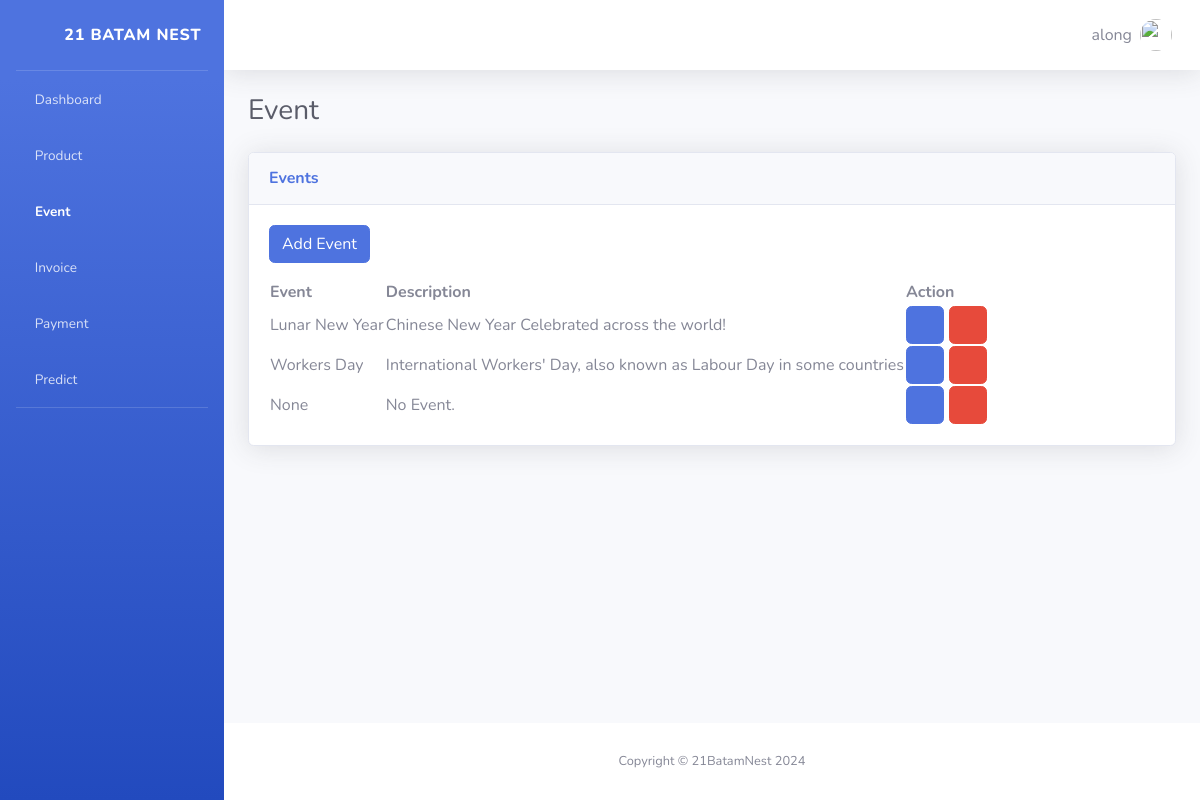
/event/ (signed in), run on the app's committed database.
### apps/models.py (models this page shows)
class Event(models.Model):
    event_name = models.CharField(max_length=100)
    description = models.TextField(max_length=300, null=True)

### apps/views.py (the view)
# urls.py: path('event/', views.event, name='event'),
def event(request: HttpRequest) -> HttpResponse:
    events = Event.objects.all()
    auth = auth_check(request)
    if auth is not None:
        return auth
    return render(request, "apps/event.html", {'event': events,})

### apps/views.py (called while the page is built)
def auth_check(request):
    if not request.user.is_authenticated:
        return redirect("login")
    return None

### apps/templates/apps/event.html (shortened to what this page needs)
<!DOCTYPE html>
<html lang="en">
  {% load static %} {% include "apps/partials/header.html" %}
  <body id="page-top">
    <div id="wrapper">
      {% include "partials/sidebar.html" %}
      <div id="content-wrapper" class="d-flex flex-column">
        <div id="content">
          {% include 'apps/partials/navbar.html' %}
          <div class="container-fluid">
            <div
              class="d-sm-flex align-items-center justify-content-between mb-4"
            >
              <h1 class="h3 mb-0 text-gray-800">Event</h1>
            </div>
            <div class="row">
              <div class="col-lg mb-4">
                <div class="card shadow mb-4">
                  <div class="card-header py-3">
                    <h6 class="m-0 font-weight-bold text-primary">Events</h6>
                  </div>
                  <div class="card-body">
                    <a href="/event/addevent" class="btn btn-primary mb-3">
                      Add Event
                    </a>
                    <div class="text">
                      <table class="" id="datatablesSimple">
                        <thead>
                          <tr>
                            <th>Event</th>
                            <th>Description</th>
                            <th>Action</th>
                          </tr>
                        </thead>
                        <tdata>
                          {% for e in event %}
                          <tr>
                            <td>{{ e.event_name }}</td>
                            <td>{{ e.description }}</td>
                            <td>
                              <a
                                href="{% url 'update_event' e.id %}"
                                class="btn btn-primary"
                              >
                                <i class="fas fa-edit"></i>
                              </a>
                              <a
                                href="{% url 'delete_event' e.id %}"
                                class="btn btn-danger"
                                onclick="return confirmation();"
                              >
                                <i class="fas fa-eraser"></i>
                              </a>
                            </td>
                          </tr>
                          {% endfor %}
                        </tdata>
                      </table>
                    </div>
                  </div>
                </div>
              </div>
            </div>
          </div>
        </div>
        {% include "apps/partials/footer.html" %}
      </div>
    </div>
  </body>
</html>

### apps/templates/apps/partials/navbar.html (shortened to what this page needs)
{% load static %}
<nav
  class="navbar navbar-expand navbar-light bg-white topbar mb-4 static-top shadow"
>
  <ul class="navbar-nav ml-auto">
    <li class="nav-item dropdown no-arrow">
      <a
        class="nav-link dropdown-toggle"
        href="#"
        id="userDropdown"
        role="button"
        data-toggle="dropdown"
        aria-haspopup="true"
        aria-expanded="false"
      >
        <span class="mr-2 d-none d-lg-inline text-gray-600 medium">
          {{ user.username }}
        </span>
        <img
          class="img-profile rounded-circle"
          src="{% static 'apps/img/undraw_profile.svg'%}"
        />
      </a>
    </li>
  </ul>
</nav>

### data on the page
Event: event_name "Lunar New Year", description "Chinese New Year Celebrated across the world!"
Event: event_name "Workers Day", description "International Workers' Day, also known as Labour Day in some countries"
Event: event_name "None", description "No Event."

### other printed values
{{ user.username }} "along"
